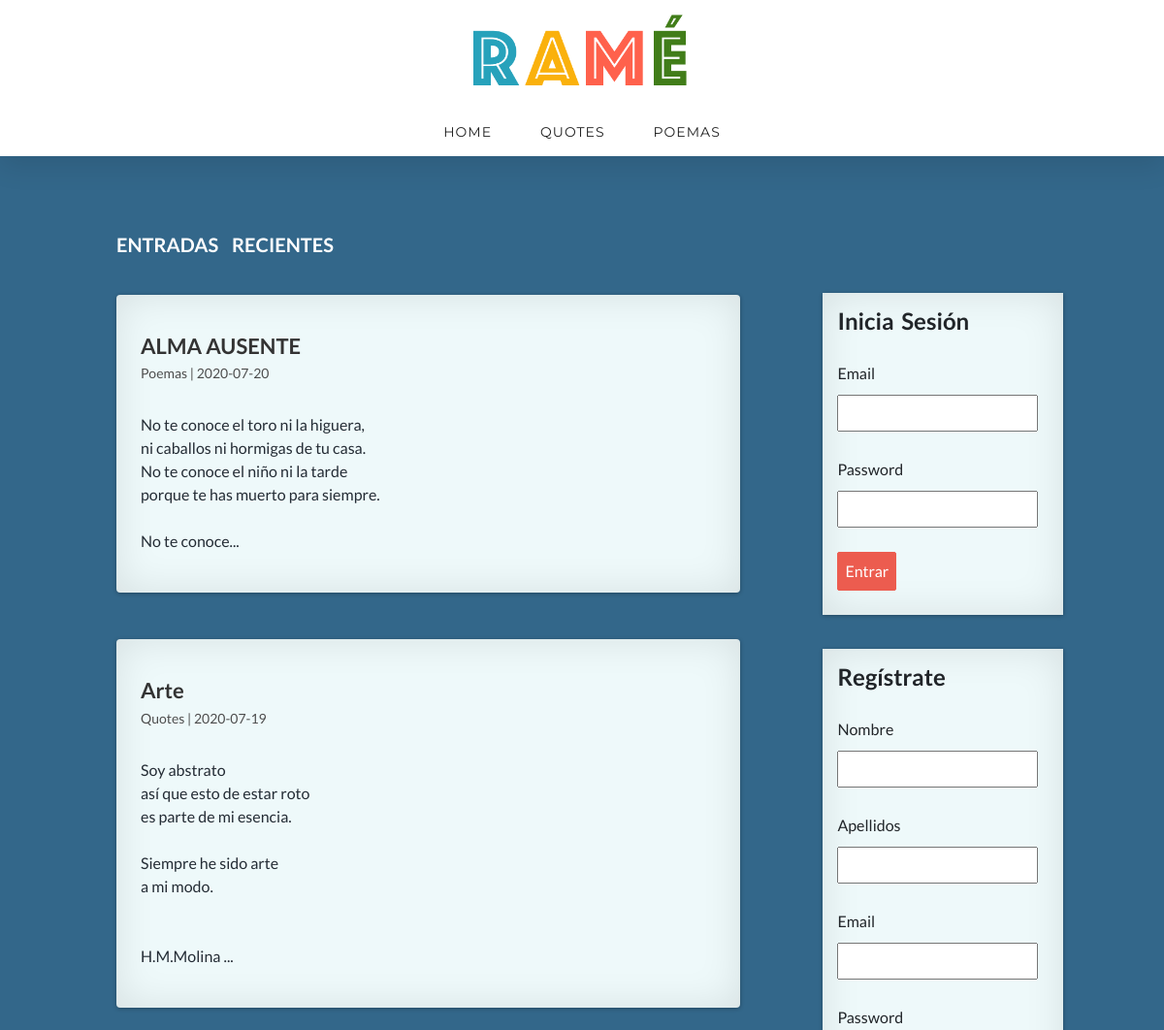
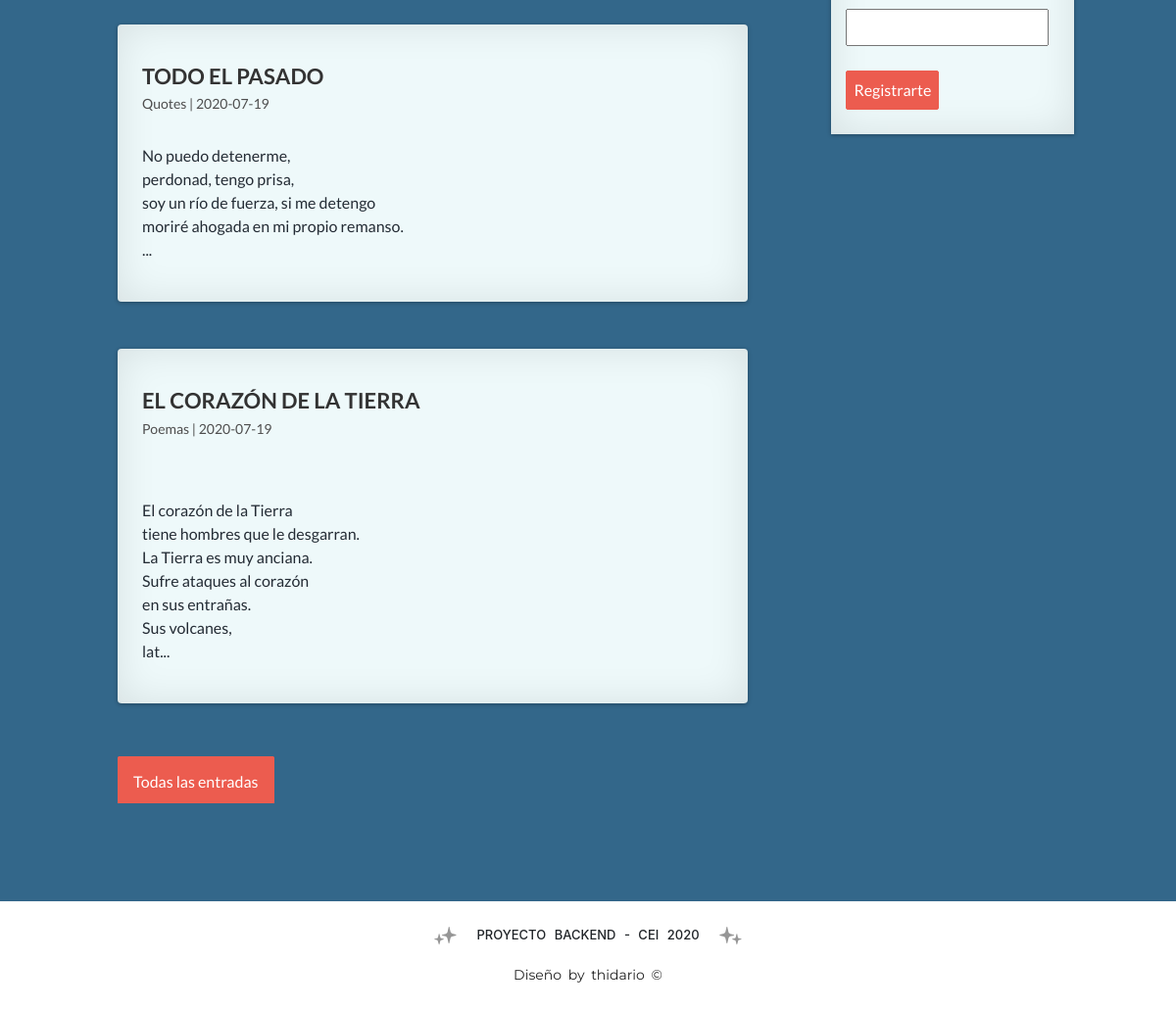
The page / on the database its author committed (2 pictures, top to bottom).
### tables this page shows
CREATE TABLE `categories` (
  `id` int(255) NOT NULL,
  `name` varchar(100) DEFAULT NULL
);

CREATE TABLE `posts` (
  `id` int(255) NOT NULL,
  `user_id` int(255) NOT NULL,
  `category_id` int(255) NOT NULL,
  `title` varchar(255) NOT NULL,
  `description` mediumtext,
  `date` date NOT NULL
);

### includes/helpers.php (called while the page is built, shortened)
<?php
function getCategories($conexion){
    $sql = "SELECT * FROM categories ORDER BY id ASC;";
    $categories = mysqli_query($conexion, $sql);
    $result = array();
    if($categories && mysqli_num_rows($categories) >= 1){
        $result = $categories;
    }
    return $result;
}
function getPosts($conexion, $limit = null, $category = null){
    $sql =  "SELECT p.* , c.name AS 'category' FROM posts p
                INNER JOIN categories c ON p.category_id = c.id
                    ";
    $sql .= "ORDER BY p.id DESC ";
    if($limit){
        $sql .= "LIMIT 4";
    }
    $posts = mysqli_query($conexion, $sql);
    $result = array();
    if($posts && mysqli_num_rows($posts) >= 1){
        $result = $posts;
    }
    return $result;
}
?>

### index.php (the view)
<?php require_once 'includes/header.php' ?>
<?php require_once 'includes/sidebar.php' ?>
<div id="main">
    <h1>entradas recientes</h1>
    <?php $posts = getPosts($conexion, true) ?>
    <?php if(!empty($posts)): ?>
        <?php while($post = mysqli_fetch_assoc($posts)): ?>
            <div class="block">
            <article class="post">
                <a href="post-detail.php?id=<?=$post['id']?>">
                    <h2><?=$post['title'] ?></h2>
                    <span class="date"><?=$post['category']. ' | '. $post['date']  ?></span>
                    <p><?=substr($post['description'], 0, 180)."..." ?></p>
                </a>
            </article>
            </div>
        <?php endwhile; ?>
    <?php endif; ?>
    <div id="ver-todas">
        <a href="posts.php">Todas las entradas</a>
    </div>
</div>
<?php require_once 'includes/footer.php' ?>
</body>
</html>

### includes/header.php (shortened to what this page needs)
<?php require_once 'conexion.php' ?>
<?php require_once 'includes/helpers.php'; ?>
<!DOCTYPE html>
<html lang="en">
<head>
    <link rel="stylesheet" href="assets/css/style.css">
    <link rel="stylesheet" href="assets/css/bootstrap.css">
</head>
<body>
    <header id="header" style="background-position: center 0px;">
            <a class="logo" href="index.php"><img src="assets/img/logo01.png" alt="logo"></a>
        <nav id="nav">
            <ul>
                <li><a href="index.php">Home</a></li>
                <?php $categories = getCategories($conexion); ?>
                <?php if(!empty($categories)): ?>
                    <?php while($category = mysqli_fetch_assoc($categories)): ?>
                        <li><a href="category.php?id=<?=$category['id'] ?>"><?=$category['name'] ?> </a></li>
                    <?php endwhile; ?>
                <?php endif; ?>
            </ul>
        </nav>
    </header>
    <div id="container">

### includes/sidebar.php (shortened to what this page needs)
 <aside id="sidebar">
    <?php if(!isset($_SESSION['user'])): ?>
    <div id="login" class="block-aside">
        <h3>Inicia Sesión</h3>
        <form action="login.php" method="POST">
            <label for="email">Email</label>
            <input type="email" name="email">
            <label for="password">Password</label>
            <input type="password" name="password">
            <input type="submit" value="Entrar">
        </form>
    </div>
    <div id="register" class="block-aside">
        <h3>Regístrate</h3>
        <form action="register.php" method="POST">
            <label for="name">Nombre</label>
            <input type="text" name="name">
            <label for="lastname">Apellidos</label>
            <input type="text" name="lastname">
            <label for="email">Email</label>
            <input type="email" name="email">
            <label for="password">Password</label>
            <input type="password" name="password">
            <input type="submit" name="submit" value="Registrarte">
        </form>
    </div>
    <?php endif; ?>
</aside>

### includes/footer.php (shortened to what this page needs)
    </div>
<div class="section astro">
	<div class="container">
		<div class="row bottom-footer-2 m-0">
			<ul class="menu">
				<li class="stars">
					<img src="assets/img/stars1.svg" alt="Stars" width="23px">
				</li>
				<li>
					<p>Proyecto Backend - CEI <?php echo date('Y'); ?></p>
				</li>
				<li class="stars">
					<img src="assets/img/stars2.svg" alt="Stars" width="23px">
				</li>
			</ul>
			<span class="copyright">Diseño by thidario &copy;</span>
		</div>
	</div>
</div>

### assets/css/style.css (style rules this page uses)
* { margin: 0px; padding: 0px; text-decoration: none; box-sizing: border-box; }
body { font-family: "Lato", "Helvetica Neue", Helvetica, Arial, sans-serif; font-size: 16px; font-weight: 400; line-height: 26px; color: #303030; background-color: #33678A !important; }
#header { width: 100%; position: fixed; text-align: center; background-color: #fff; top: 0; right: 0; left: 0; z-index: 1030; box-shadow: 0px 10px 27px 0px rgba(0, 0, 0, 0.1); -webkit-box-shadow: 0px 10px 27px 0px rgba(0, 0, 0, 0.1); -moz-box-shadow: 0px 10px 27px 0px rgba(0, 0, 0, 0.1); }
#header .logo { padding: 15px 0 0; display: block; }
#header .logo img { width: 230px; }
#nav a { display: block; padding-left: 25px; padding-right: 25px; font-family: 'Montserrat', sans-serif; text-decoration: none; text-transform: uppercase; letter-spacing: 1px; font-size: 14px; font-weight: 400; color: #222222; }
.date { color: #4e4e4e; margin-top:5px; font-size: 14px; }
#nav { height: 50px; text-align: center; }
#nav ul { list-style: none; display: inline-block; }
#nav ul li { float: left; margin-top: 15px; }
#container { width: 85%; height: auto; min-height: 600px; margin: 0px auto; margin-top: 100px; margin-bottom: 100px; padding-top: 140px; }
#sidebar { font-family: "Lato", "Helvetica Neue", Helvetica, Arial, sans-serif; float:right; width: 27%; height: auto; margin-top: 50px; padding: 12px 0; }
.block-aside { display:block; width: 90%; margin: 0px auto; margin-bottom: 35px; padding: 15px; background-color: #EEF9FA; box-shadow:0 1px 4px rgba(0, 0, 0, 0.3), 0 0 40px rgba(0, 0, 0, 0.1) inset; }
.block-aside h3 { margin-bottom: 25px; font-weight: 700; font-size: 24px; word-spacing: 3px; }
label, input[type="text"], input[type="email"], input[type="password"] { display: block; width: 95%; margin-top:2px; margin-bottom: 2px; font-size: 16px; }
input[type="text"], input[type="email"], input[type="password"] { padding: 5px; margin-bottom: 25px; }
input[type="button"], input[type="submit"], .boton { margin-top: 5px; margin-bottom: 10px; display: block; border-radius: 2px; color: #FFF; background: #EC5C4F; border: 1px solid #EC5C4F; cursor:pointer; padding: 7px; opacity: 1; }
#main { float: left; width: 65%; min-height: 572px; background: #fff; font-family: "Lato", "Helvetica Neue", Helvetica, Arial, sans-serif; margin: 0 20px 0 20px; padding: 0 10px 10px 10px; overflow: hidden; position: relative; background-color: #33678A; }
#main a { color: #333; }
#main h1, #main-post h1 { font-size: 20px; font-weight: 700; color: #FFF; word-spacing: 10px; text-transform: uppercase; margin-bottom: 40px; }
#main h2, #main-post h2 { font-size: 22px; font-weight: 700; margin-top: 15px; margin-bottom: 2px; }
#main p { margin-top: 20px; padding-top: 10px; color: #242C35; }
.block { margin: 0 0 48px 0; padding: 25px; border-radius: 4px; background-color: #EEF9FA; box-shadow:0 1px 4px rgba(0, 0, 0, 0.3), 0 0 40px rgba(0, 0, 0, 0.1) inset; opacity: 1; transition: 0.3s; }
#ver-todas { padding-top: 20px; }
#ver-todas a { border-radius: 2px; padding: 15px; color: #FFF; background: #EC5C4F; border: 1px solid #EC5C4F; cursor:pointer; text-decoration: none; opacity: 1; }
.container { position: relative; margin-left: auto; margin-right: auto; padding-right: 15px; padding-left: 15px; }
.menu { list-style: none; padding: 0; margin: 0 auto; font-size: 13px; font-weight: 500; display: flex; text-transform: uppercase; word-spacing: 5px; }
.astro { background-color: #FFF; padding: 25px 0 25px; }
.copyright { display: inline-block; width: 100%; color: #222222; text-align: center; font-family: 'Montserrat', sans-serif; font-weight: 400; font-size: 14px; word-spacing: 3px; margin-top: 5px; }
.stars { padding: 0 20px 0 20px; }
@media (min-width: 576px) { .container { padding-right: 15px; padding-left: 15px; } }
@media (min-width: 768px) { .container { padding-right: 15px; padding-left: 15px; } }
@media (min-width: 992px) { .container { padding-right: 15px; padding-left: 15px; } }
@media (min-width: 1200px) { .container { padding-right: 15px; padding-left: 15px; } }
@media (min-width: 576px) { .container { width: 540px; max-width: 100%; } }
@media (min-width: 768px) { .container { width: 720px; max-width: 100%; } }
@media (min-width: 992px) { .container { width: 960px; max-width: 100%; } }
@media (min-width: 1200px) { .container { width: 1140px; max-width: 100%; } }

### rows shown on the page
categories: name "QUOTES"
categories: name "POEMAS"
posts: title "ALMA AUSENTE", category.name "Poemas", date "2020-07-20", description "No te conoce el toro ni la higuera, ni caballos ni hormigas de tu casa. No te conoce el niño ni la tarde porque te has muerto para siempre. No te conoce"
posts: title "Arte", category.name "Quotes", date "2020-07-19", description "Soy abstrato así que esto de estar roto es parte de mi esencia. Siempre he sido arte a mi modo. H.M.Molina"
posts: title "TODO EL PASADO", category.name "Quotes", date "2020-07-19", description "No puedo detenerme, perdonad, tengo prisa, soy un río de fuerza, si me detengo moriré ahogada en mi propio remanso."
posts: title "EL CORAZÓN DE LA TIERRA", category.name "Poemas", date "2020-07-19", description "El corazón de la Tierra tiene hombres que le desgarran. La Tierra es muy anciana. Sufre ataques al corazón en sus entrañas. Sus volcanes, lat"
